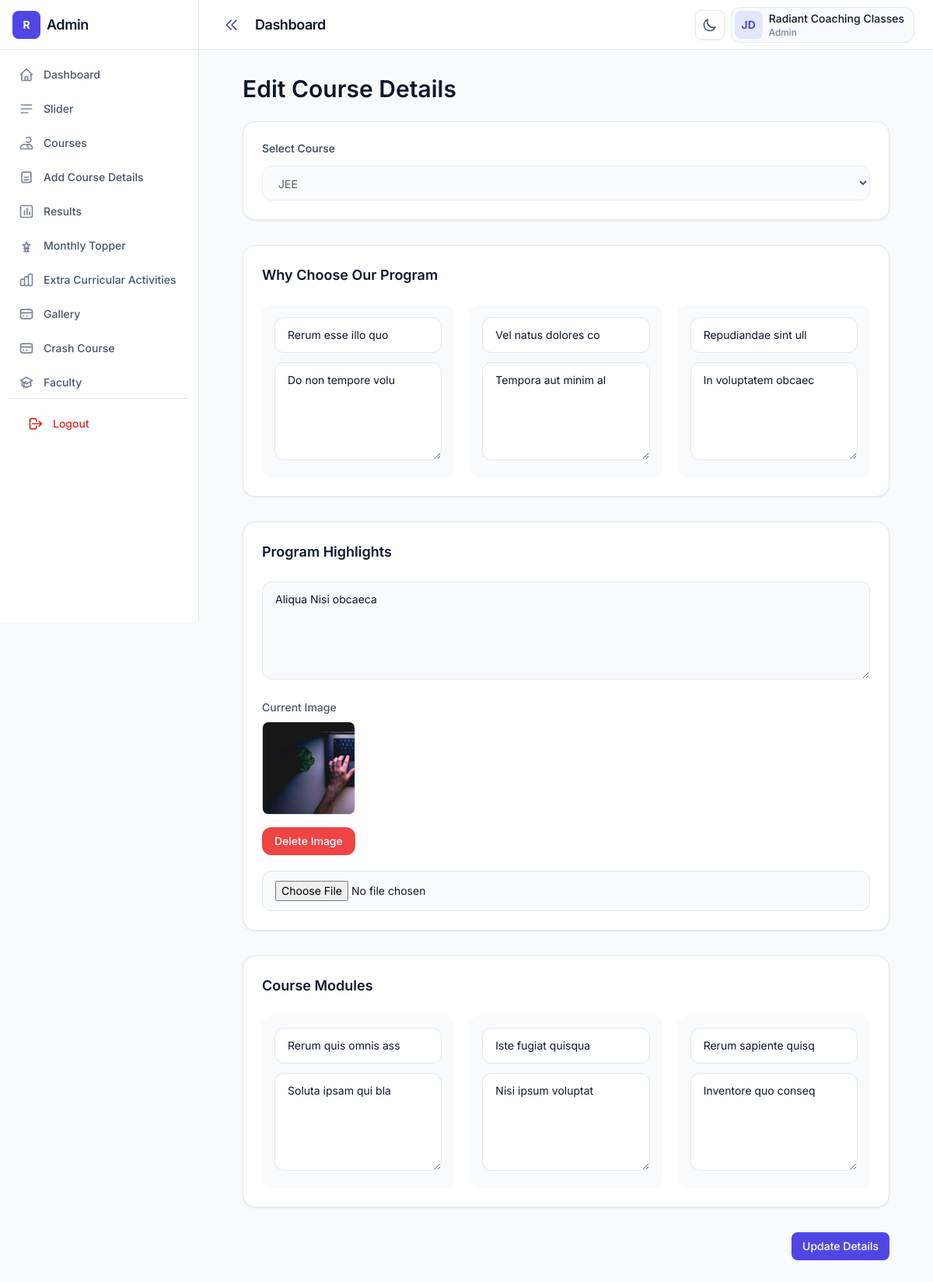
Screenshot of /admin/edit-details.php?id=10 (signed in) with the database file from the repository.
### tables this page shows
CREATE TABLE IF NOT EXISTS `course_details` (
  `id` int NOT NULL AUTO_INCREMENT,
  `course_id` int DEFAULT NULL,
  `why_title_1` varchar(255) DEFAULT NULL,
  `why_description_1` text,
  `why_title_2` varchar(255) DEFAULT NULL,
  `why_description_2` text,
  `why_title_3` varchar(255) DEFAULT NULL,
  `why_description_3` text,
  `program_highlight` text,
  `highlight_image` varchar(255) DEFAULT NULL,
  `module_title_1` varchar(255) DEFAULT NULL,
  `module_description_1` text,
  `module_title_2` varchar(255) DEFAULT NULL,
  `module_description_2` text,
  `module_title_3` varchar(255) DEFAULT NULL,
  `module_description_3` text,
  `created_at` date DEFAULT NULL,
  `updated_at` date DEFAULT NULL,
  PRIMARY KEY (`id`)
);

CREATE TABLE IF NOT EXISTS `courses` (
  `id` int NOT NULL AUTO_INCREMENT,
  `title` varchar(100) DEFAULT NULL,
  `description` text,
  `status` tinyint(1) DEFAULT '1',
  `created_at` timestamp NULL DEFAULT CURRENT_TIMESTAMP,
  `updated_at` timestamp NULL DEFAULT CURRENT_TIMESTAMP ON UPDATE CURRENT_TIMESTAMP,
  PRIMARY KEY (`id`)
);

### admin/edit-details.php (the view, shortened to what this page needs)
<?php
include('../conn.php');
$id = $_GET['id'];
$stmt = $conn->prepare("
    SELECT *
    FROM course_details
    WHERE id = :id
");
$stmt->execute([
    ':id' => $id
]);
$detail = $stmt->fetch(PDO::FETCH_ASSOC);
$stmt = $conn->prepare("
    SELECT *
    FROM courses
    ORDER BY title ASC
");
$stmt->execute();
$courses = $stmt->fetchAll(PDO::FETCH_ASSOC);
?>
<!DOCTYPE html>
<html lang="en" class="h-full">
<head>
    <link rel="stylesheet"
        href="../dist/css/output.css" />
</head>
<body class="h-full bg-slate-50 text-slate-900 dark:bg-slate-950 dark:text-slate-100">
    <div class="flex min-h-full">
        <?php include('sidebar.php'); ?>
        <div class="flex min-h-screen flex-1 flex-col lg:min-h-0">
            <?php include('header.php'); ?>
            <main class="flex-1 overflow-auto p-4 lg:p-8">
                <div class="container max-w-5xl">
                    <div class="mb-6">
                        <h2 class="text-display-sm text-slate-900 dark:text-white">
                            Edit Course Details
                        </h2>
                    </div>
                    <form method="POST"
                        enctype="multipart/form-data">
                        <div class="space-y-8">
                            <div class="rounded-2xl border border-slate-200 bg-white p-6 shadow-card dark:border-slate-800 dark:bg-slate-900">
                                <label class="mb-3 block text-sm font-medium text-slate-700 dark:text-slate-300">
                                    Select Course
                                </label>
                                <select
                                    name="course_id"
                                    style="cursor:not-allowed;"
                                    required
                                    disabled
                                    class="w-full rounded-xl border border-slate-200 bg-slate-50 px-4 py-3 text-sm dark:border-slate-700 dark:bg-slate-950">
                                    <?php foreach ($courses as $course) { ?>
                                        <option
                                            value="<?php echo $course['id']; ?>"
                                            <?php echo ($course['id'] == $detail['course_id']) ? 'selected' : ''; ?>>
                                            <?php echo $course['title']; ?>
                                        </option>
                                    <?php } ?>
                                </select>
                            </div>
                            <div class="rounded-2xl border border-slate-200 bg-white p-6 shadow-card dark:border-slate-800 dark:bg-slate-900">
                                <h3 class="mb-6 text-lg font-semibold">
                                    Why Choose Our Program
                                </h3>
                                <div class="grid gap-5 lg:grid-cols-3">
                                    <?php for ($i = 1; $i <= 3; $i++) { ?>
                                        <div class="space-y-3 rounded-xl bg-slate-50 p-4 dark:bg-slate-950">
                                            <input
                                                type="text"
                                                name="why_title_<?php echo $i; ?>"
                                                value="<?php echo $detail['why_title_' . $i] ?? ''; ?>"
                                                class="w-full rounded-xl border border-slate-200 bg-white px-4 py-3 text-sm dark:border-slate-700 dark:bg-slate-900" />
                                            <textarea
                                                name="why_description_<?php echo $i; ?>"
                                                rows="5"
                                                class="w-full rounded-xl border border-slate-200 bg-white px-4 py-3 text-sm dark:border-slate-700 dark:bg-slate-900"><?php echo $detail['why_description_' . $i] ?? ''; ?></textarea>
                                        </div>
                                    <?php } ?>
                                </div>
                            </div>
                            <div class="rounded-2xl border border-slate-200 bg-white p-6 shadow-card dark:border-slate-800 dark:bg-slate-900">
                                <h3 class="mb-6 text-lg font-semibold">
                                    Program Highlights
                                </h3>
                                <div class="space-y-5">
                                    <textarea
                                        name="program_highlight"
                                        id="program_highlight"
                                        rows="5"
                                        class="w-full rounded-xl border border-slate-200 bg-slate-50 px-4 py-3 text-sm dark:border-slate-700 dark:bg-slate-950"><?php echo $detail['program_highlight'] ?? ''; ?></textarea>
                                    <?php if (!empty($detail['highlight_image'])) { ?>
                                        <div class="space-y-2">
                                            <div class=" mb-2 w-40">
                                                <p class="mb-2 text-sm font-medium text-slate-600 dark:text-slate-300">
                                                    Current Image
                                                </p>
                                                <img
                                                    src="uploads/course-details/<?php echo $detail['highlight_image']; ?>"
                                                    style="width:120px; height:120px;"
                                                    class="object-cover rounded-lg border border-slate-200 dark:border-slate-700" />
                                            </div>
                                            <a
                                                href="delete-course-detail-image.php?id=<?php echo $detail['id']; ?>&table=course_details&folder=uploads/course-details&redirect=edit-details.php&foreign_key=id"
                                                onclick="return confirm('Delete this image?')"
                                                class="inline-flex mt-1 items-center justify-center rounded-xl bg-red-500 px-4 py-2 text-sm font-medium text-white transition hover:bg-red-600">
                                                Delete Image
                                            </a>
                                        </div>
                                    <?php } ?>
                                    <input
                                        type="file"
                                        name="highlight_image"
                                        class="block w-full mt-2 rounded-xl border border-slate-200 bg-slate-50 px-4 py-3 text-sm dark:border-slate-700 dark:bg-slate-950" />
                                </div>
                            </div>
                            <div class="rounded-2xl border border-slate-200 bg-white p-6 shadow-card dark:border-slate-800 dark:bg-slate-900">
                                <h3 class="mb-6 text-lg font-semibold">
                                    Course Modules
                                </h3>
                                <div class="grid gap-5 lg:grid-cols-3">
                                    <?php for ($i = 1; $i <= 3; $i++) { ?>
                                        <div class="space-y-3 rounded-xl bg-slate-50 p-4 dark:bg-slate-950">
                                            <input
                                                type="text"
                                                name="module_title_<?php echo $i; ?>"
                                                value="<?php echo $detail['module_title_' . $i] ?? ''; ?>"
                                                class="w-full rounded-xl border border-slate-200 bg-white px-4 py-3 text-sm dark:border-slate-700 dark:bg-slate-900" />
                                            <textarea
                                                name="module_description_<?php echo $i; ?>"
                                                rows="5"
                                                class="w-full rounded-xl border border-slate-200 bg-white px-4 py-3 text-sm dark:border-slate-700 dark:bg-slate-900"><?php echo $detail['module_description_' . $i] ?? ''; ?></textarea>
                                        </div>
                                    <?php } ?>
                                </div>
                            </div>
                            <div class="flex justify-end">
                                <button
                                    type="submit"
                                    name="update_details"
                                    class="btn btn-primary">
                                    Update Details
                                </button>
                            </div>
                        </div>
                    </form>
                </div>
            </main>
        </div>
    </div>
</body>
</html>

### rows the page displays
course_details: course_id "JEE", why_title_1 "Rerum esse illo quo", why_description_1 "Do non tempore volu", why_title_2 "Vel natus dolores co", why_description_2 "Tempora aut minim al", why_title_3 "Repudiandae sint ull", why_description_3 "In voluptatem obcaec", program_highlight "Aliqua Nisi obcaeca", highlight_image (picture), module_title_1 "Rerum quis omnis ass", module_description_1 "Soluta ipsam qui bla", module_title_2 "Iste fugiat quisqua", module_description_2 "Nisi ipsum voluptat", module_title_3 "Rerum sapiente quisq", module_description_3 "Inventore quo conseq"
